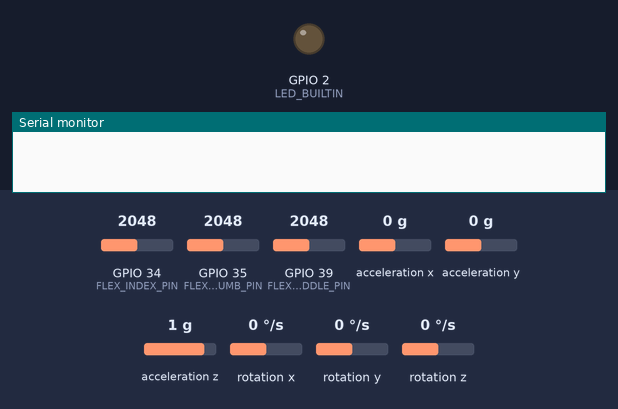
Bench run of a sketch on a simulated ESP32. Shown: output pins drawn as LEDs (lit = HIGH), the last lines printed to the serial monitor. Wiring (inferred from the names in the program): MPU-6050 motion sensor at I2C address 0x68. Dashed ring = blinking. The test bench sets the inputs (shaded band); at power-on: GPIO 34 (FLEX_INDEX_PIN) = 2048, GPIO 35 (FLEX_THUMB_PIN) = 2048, GPIO 39 (FLEX_MIDDLE_PIN) = 2048, acceleration x 0 g, acceleration y 0 g, acceleration z 1 g, rotation x 0 °/s, rotation y 0 °/s, rotation z 0 °/s (analog values on the 0–4095 scale). WiFi joins after 1.5 s; servers stay silent unless stated; random numbers use the default seed unless the sketch sets one; no MQTT or app messages arrive unless stated.

Above: at 0.0 s.
At 1.9 s:
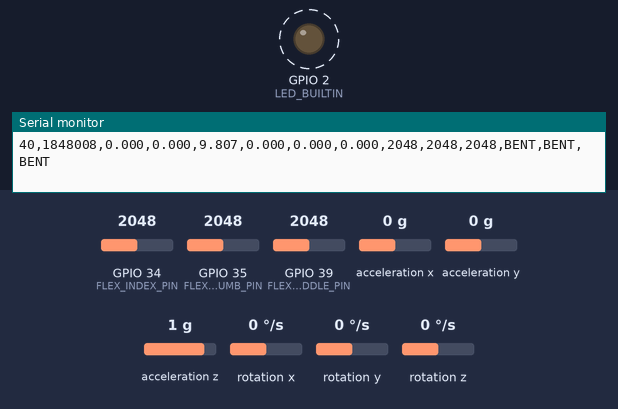
2.3 s: GPIO 34 (FLEX_INDEX_PIN) set to 1841
At 3.7 s:
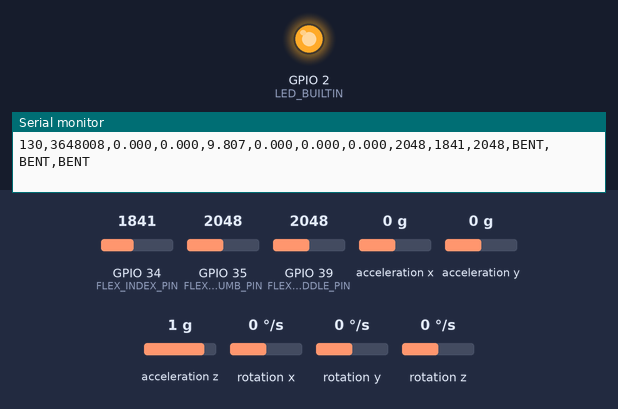
4.0 s: GPIO 34 (FLEX_INDEX_PIN) set to 1749
5.7 s: GPIO 35 (FLEX_THUMB_PIN) set to 1549
7.2 s: GPIO 35 (FLEX_THUMB_PIN) set to 1437
8.9 s: GPIO 39 (FLEX_MIDDLE_PIN) set to 1822
10.4 s: GPIO 39 (FLEX_MIDDLE_PIN) set to 1737
Timing chart, 0 to 13.1 s (numbered marks = the images above; inputs shaded):
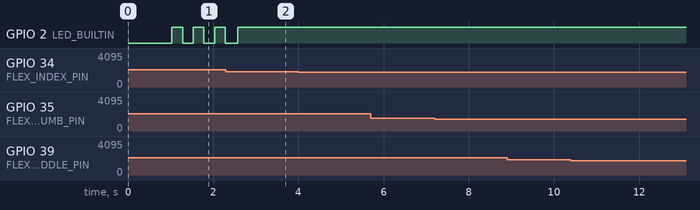

The sketch:

MBF_v1.ino
```cpp
#include <Arduino.h>
#include <Wire.h>

#include <WiFi.h>
#include <PubSubClient.h>
#include <esp_timer.h>
#include <esp_system.h>

// ============================================================
// USER SETTINGS
// ============================================================

const char WIFI_SSID[]     = "Nitin";
const char WIFI_PASSWORD[] = "CHANGE_ME_PRIVATE";

const char MQTT_BROKER_IP[] = "172.20.10.2";

const uint16_t MQTT_BROKER_PORT = 1883;

#define DEVICE_ID "glove"

const char MOTION_TOPIC[]       = "sensor/glove/gesture";
const char CONNECTION_TOPIC[]   = "status/" DEVICE_ID "/connection";

const char CONNECTION_ONLINE_PAYLOAD[] =
    "{\"type\":\"connection_status\",\"state\":\"ONLINE\"}";

const char CONNECTION_OFFLINE_PAYLOAD[] =
    "{\"type\":\"connection_status\",\"state\":\"OFFLINE\"}";


const uint8_t MPU_ADDRESS = 0x68;

const int FLEX_THUMB_PIN  = 35;  // A3 -- physical wiring
const int FLEX_INDEX_PIN  = 34;  // A2
const int FLEX_MIDDLE_PIN = 39;  // A1

// Thresholds are 12-bit raw ADC counts
const uint16_t FLEX_THUMB_BENT_THRESHOLD  = 1500; // Mounted-glove fist low was 1612; straight releases stayed below 1401.
const uint16_t FLEX_INDEX_BENT_THRESHOLD  = 1800;
const uint16_t FLEX_MIDDLE_BENT_THRESHOLD = 1800;
// Set a finger to false if its readings DECREASE when bending.
const bool FLEX_THUMB_BEND_INCREASES  = true;
const bool FLEX_INDEX_BEND_INCREASES  = true;
const bool FLEX_MIDDLE_BEND_INCREASES = true;
const uint16_t FLEX_HYSTERESIS = 20; // Release margin in ADC counts and avoids flicker.
const bool PUBLISH_FLEX_RAW = true; // Set false after calibration

const uint32_t SAMPLE_PERIOD_MS       = 20;  // 50 Hz
const uint32_t MQTT_RETRY_MS          = 5000;

// ============================================================
// SAMPLE QUEUE
// ============================================================

// Main stream keeps the existing fields; collection labels and quality are additive.
const char COLLECTION_CONTROL_TOPIC[] = "collection/glove/control";
const char COLLECTION_ACK_TOPIC[] = "collection/glove/ack";
const char HARDWARE_PROFILE[] = "mpu6050_16g_2000dps_21hz_flex8avg_50hz_v1";
struct CollectionState {
  char session[17];
  uint16_t trial;
  uint64_t startUs, endUs;
};
CollectionState collectionState = {};
portMUX_TYPE collectionMux = portMUX_INITIALIZER_UNLOCKED;
char bootID[9];
bool imuConfigured = false;

struct SensorSample {
  uint32_t sequence;
  uint64_t timestampUs;

  float ax;
  float ay;
  float az;

  float gx;
  float gy;
  float gz;

  uint16_t thumb;
  uint16_t index;
  uint16_t middle;
  bool thumbBent;
  bool indexBent;
  bool middleBent;

  bool mpuValid;
  int16_t imuRaw[6];
  uint8_t flexRailMask;
  uint32_t imuErrors, queueDropped;
  char collectionSession[17];
  uint16_t collectionTrial;
  uint32_t collectionElapsedMs;
};

uint32_t imuErrorCount = 0;
uint32_t queueDropCount = 0;

bool readMPURegisters(uint8_t reg, uint8_t *buffer, uint8_t count) {
  Wire.beginTransmission(MPU_ADDRESS); Wire.write(reg);
  if (Wire.endTransmission(false) != 0) return false;
  if (Wire.requestFrom(MPU_ADDRESS, count, true) != count) {
    while (Wire.available()) Wire.read();
    return false;
  }
  for (uint8_t i = 0; i < count; ++i) buffer[i] = Wire.read();
  return true;
}
bool writeMPURegister(uint8_t reg, uint8_t value) {
  Wire.beginTransmission(MPU_ADDRESS); Wire.write(reg); Wire.write(value);
  return Wire.endTransmission()==0;
}
bool configureMPU() {
  uint8_t who;
  if (!readMPURegisters(0x75,&who,1) || who!=0x68) return false;
  // Checked writes avoid an unbounded library reset-poll on a failing I2C bus.
  // +/-16 g, +/-2000 deg/s, 21 Hz DLPF; output data is sampled by this sketch at 50 Hz.
  if (!(writeMPURegister(0x6B,0x01) && writeMPURegister(0x6C,0x00) &&
        writeMPURegister(0x1A,0x04) && writeMPURegister(0x19,0x04) &&
        writeMPURegister(0x1B,0x18) && writeMPURegister(0x1C,0x18))) return false;
  uint8_t ranges[2];
  return readMPURegisters(0x1B,ranges,2) && (ranges[0]&0x18)==0x18 && (ranges[1]&0x18)==0x18;
}
bool readCheckedIMU(SensorSample &sample) {
  uint8_t bytes[14];
  if (!imuConfigured || !readMPURegisters(0x3B, bytes, sizeof(bytes))) return false;
  int16_t values[7];
  for (int i = 0; i < 7; ++i) values[i] = (int16_t)((uint16_t(bytes[2*i]) << 8) | bytes[2*i+1]);
  sample.imuRaw[0]=values[0]; sample.imuRaw[1]=values[1]; sample.imuRaw[2]=values[2];
  sample.imuRaw[3]=values[4]; sample.imuRaw[4]=values[5]; sample.imuRaw[5]=values[6];
  sample.ax=values[0]*9.80665f/2048.0f; sample.ay=values[1]*9.80665f/2048.0f; sample.az=values[2]*9.80665f/2048.0f;
  sample.gx=values[4]*0.01745329252f/16.4f; sample.gy=values[5]*0.01745329252f/16.4f; sample.gz=values[6]*0.01745329252f/16.4f;
  return true;
}


QueueHandle_t sampleQueue;

uint32_t sequenceNumber = 0;

// ============================================================
// NETWORK
// ============================================================

WiFiClient wifiClient;
PubSubClient mqtt(wifiClient);

void collectionCommand(char *, byte *payload, unsigned int length) {
  if (length == 0 || length >= 100) return;
  char text[100], session[17], extra;
  memcpy(text,payload,length);text[length]='\0';
  unsigned int trial,duration;
  if (sscanf(text,"GO %16s %u %u %c",session,&trial,&duration,&extra)==3 &&
      strlen(session)==16 && trial>=1 && trial<=60000 && duration>=1000 && duration<=30000) {
    for (char *p=session;*p;++p) if (!isxdigit((unsigned char)*p)) return;
    uint64_t now=esp_timer_get_time();bool accepted;
    CollectionState snapshot;
    portENTER_CRITICAL(&collectionMux);
    if (!strcmp(session,collectionState.session) && trial==collectionState.trial) accepted=true;
    else if (now<collectionState.endUs) accepted=false;
    else {strcpy(collectionState.session,session);collectionState.trial=trial;
      collectionState.startUs=now;collectionState.endUs=now+uint64_t(duration)*1000;accepted=true;}
    snapshot=collectionState;
    portEXIT_CRITICAL(&collectionMux);
    char ack[230];
    snprintf(ack,sizeof(ack),"{\"boot\":\"%s\",\"session\":\"%s\",\"trial\":%u,\"accepted\":%s,\"start_us\":%llu,\"end_us\":%llu}",
      bootID,snapshot.session,snapshot.trial,accepted?"true":"false",
      (unsigned long long)snapshot.startUs,(unsigned long long)snapshot.endUs);
    mqtt.publish(COLLECTION_ACK_TOPIC,ack,false);
  } else if (sscanf(text,"STOP %16s %c",session,&extra)==1) {
    portENTER_CRITICAL(&collectionMux);
    if (!strcmp(session,collectionState.session)) collectionState.endUs=esp_timer_get_time();
    portEXIT_CRITICAL(&collectionMux);
  }
}

void forceMqttReconnect() {
  // Stop the TCP socket immediately. Do not call mqtt.disconnect()
  // here because it attempts another write on a possibly dead socket.
  wifiClient.stop();
  digitalWrite(LED_BUILTIN, LOW);
}

// ============================================================
// SENSOR FUNCTIONS
// ============================================================

int readFlex(int pin) {
  // Dummy read to let the ADC settle after changing channels. (discard one reading and allow settling)
  analogRead(pin);
  delayMicroseconds(200);
  uint32_t total = 0;
  for (int i = 0; i < 8; ++i) total += analogRead(pin); // average eight consecutive ADC readings per finger to reduce noise before applying the threshold
  return total / 8;
}


bool updateFlexBent(uint16_t reading, uint16_t threshold,
                           bool increases, uint16_t margin, bool wasBent) {
  const int value=reading, limit=threshold, gap=margin;
  if (increases) return wasBent ? value>=limit-gap : value>=limit;
  return wasBent ? value<=limit+gap : value<=limit;
}

const char *flexState(bool bent) {
  return bent ? "BENT" : "NOT_BENT";
}

// ============================================================
// MQTT PUBLISHING
// ============================================================

bool publishSensorSample(const SensorSample &sample) {
  char payload[1100];
  char extraFields[620];
  snprintf(extraFields,sizeof(extraFields),
    ",\"boot_id\":\"%s\",\"hardware_profile\":\"%s\",\"sample_hz\":50,\"accel_range_g\":16,\"gyro_range_deg_s\":2000,"
    "\"imu_raw\":[%d,%d,%d,%d,%d,%d],\"quality\":{\"flex_rail_mask\":%u,\"imu_errors\":%lu,\"queue_dropped\":%lu},"
    "\"collection\":{\"session\":\"%s\",\"trial\":%u,\"elapsed_ms\":%lu},\"rssi_dbm\":%d",
    bootID,HARDWARE_PROFILE,sample.imuRaw[0],sample.imuRaw[1],sample.imuRaw[2],sample.imuRaw[3],sample.imuRaw[4],sample.imuRaw[5],
    sample.flexRailMask,(unsigned long)sample.imuErrors,(unsigned long)sample.queueDropped,sample.collectionSession,
    sample.collectionTrial,(unsigned long)sample.collectionElapsedMs,WiFi.RSSI());
  char rawFields[100] = "";
  if (PUBLISH_FLEX_RAW) {
    snprintf(rawFields, sizeof(rawFields),
      ",\"flex_raw\":{\"thumb\":%u,\"index\":%u,\"middle\":%u}",
      unsigned(sample.thumb), unsigned(sample.index), unsigned(sample.middle));
  }

  int length = snprintf(
    payload,
    sizeof(payload),
    "{"
      "\"type\":\"hand_sample\","
      "\"seq\":%lu,"
      "\"timestamp_us\":%llu,"
      "\"imu\":{"
        "\"ax\":%.3f,"
        "\"ay\":%.3f,"
        "\"az\":%.3f,"
        "\"gx\":%.3f,"
        "\"gy\":%.3f,"
        "\"gz\":%.3f,"
        "\"valid\":%s"
      "},"
      "\"flex\":{"
        "\"thumb\":\"%s\","
        "\"index\":\"%s\","
        "\"middle\":\"%s\""
      "}%s%s"
    "}",
    (unsigned long)sample.sequence,
    (unsigned long long)sample.timestampUs,
    sample.ax,
    sample.ay,
    sample.az,
    sample.gx,
    sample.gy,
    sample.gz,
    sample.mpuValid ? "true" : "false",
    flexState(sample.thumbBent),
    flexState(sample.indexBent),
    flexState(sample.middleBent),
    rawFields,
    extraFields
  );

  if (length <= 0 || length >= (int)sizeof(payload)) {
    return false;
  }

  return mqtt.publish(
    MOTION_TOPIC,
    reinterpret_cast<const uint8_t *>(payload),
    length,
    false
  );
}

// ============================================================
// NETWORK TASK
// Runs separately so reconnection does not stop 50 Hz sampling.
// ============================================================

void networkTask(void *parameter) {
  uint32_t wifiAttemptStarted = 0;
  uint32_t lastMqttAttempt = 0;
  uint32_t lastStatusPrint = 0;
  uint32_t lastLedToggle = 0;

  bool previousWiFiConnected = false;
  bool ledState = false;

  WiFi.persistent(false);
  WiFi.mode(WIFI_STA);
  WiFi.setAutoReconnect(true);

  // Reliability-first setting for this test.
  WiFi.setSleep(false);

  mqtt.setServer(MQTT_BROKER_IP, MQTT_BROKER_PORT);
  mqtt.setCallback(collectionCommand);
  if (!mqtt.setBufferSize(1536)) {
    Serial.println("# ERROR: MQTT buffer allocation failed");
    while (true) vTaskDelay(pdMS_TO_TICKS(1000));
  }
  // Detect a dead broker connection within roughly 5-10 seconds.
  mqtt.setKeepAlive(5);
  mqtt.setSocketTimeout(1);

  // Start the first Wi-Fi attempt immediately.
  Serial.println("# Starting Wi-Fi");
  WiFi.begin(WIFI_SSID, WIFI_PASSWORD);
  wifiAttemptStarted = millis();

  for (;;) {
    uint32_t now = millis();
    bool wifiConnected =
        WiFi.status() == WL_CONNECTED;

    if (!wifiConnected) {
      if (previousWiFiConnected) {
        previousWiFiConnected = false;
        forceMqttReconnect();
      }

      // Fast LED blink: Wi-Fi is disconnected.
      if (now - lastLedToggle >= 250) {
        lastLedToggle = now;
        ledState = !ledState;
        digitalWrite(LED_BUILTIN, ledState);
      }

      // Print diagnostic status every five seconds.
      if (now - lastStatusPrint >= 5000) {
        lastStatusPrint = now;

        Serial.print("# Wi-Fi waiting, status=");
        Serial.println(WiFi.status());
      }

      // Give each attempt 20 seconds before restarting it.
      if (now - wifiAttemptStarted >= 20000) {
        Serial.println("# Restarting Wi-Fi attempt");

        WiFi.disconnect(false);
        vTaskDelay(pdMS_TO_TICKS(250));

        WiFi.begin(WIFI_SSID, WIFI_PASSWORD);
        wifiAttemptStarted = millis();
      }
    } else {
      if (!previousWiFiConnected) {
        previousWiFiConnected = true;

        // Wi-Fi may have recovered while an old TCP socket remained.
        // Always begin this Wi-Fi session with a clean MQTT transport.
        forceMqttReconnect();

        Serial.print("# Wi-Fi connected, IP=");
        Serial.println(WiFi.localIP());

        Serial.print("# Wi-Fi RSSI=");
        Serial.println(WiFi.RSSI());

        // Permit an immediate MQTT attempt.
        lastMqttAttempt = now - MQTT_RETRY_MS;
      }

      if (!mqtt.connected()) {
        // Slow LED blink: Wi-Fi works, MQTT does not.
        if (now - lastLedToggle >= 1000) {
          lastLedToggle = now;
          ledState = !ledState;
          digitalWrite(LED_BUILTIN, ledState);
        }

        if (now - lastMqttAttempt >= MQTT_RETRY_MS) {
          lastMqttAttempt = now;

          String clientId =
              String(DEVICE_ID) + "-" +
              String(
                (uint32_t)ESP.getEfuseMac(),
                HEX
              );

          Serial.print("# MQTT connection attempt to ");
          Serial.println(MQTT_BROKER_IP);

          if (mqtt.connect(
                clientId.c_str(),
                CONNECTION_TOPIC,
                1,
                true,
                CONNECTION_OFFLINE_PAYLOAD)) {

            if (mqtt.subscribe(COLLECTION_CONTROL_TOPIC,1) && mqtt.publish(
                  CONNECTION_TOPIC,
                  CONNECTION_ONLINE_PAYLOAD,
                  true)) {

              // Offline samples are stale by the time the link returns.
              xQueueReset(sampleQueue);


              Serial.println("# MQTT connected");
            } else {
              Serial.println("# MQTT online publish failed");
              forceMqttReconnect();
            }
          } else {
            Serial.print("# MQTT failed, state=");
            Serial.println(mqtt.state());
          }
        }
      } else {
        // mqtt.loop() detects keep-alive and broker failures.
        // A failure must close the socket so the next pass reconnects.
        if (!mqtt.loop()) {
          forceMqttReconnect();
          vTaskDelay(pdMS_TO_TICKS(20));
          continue;
        }

        // Publish at most one sample per task pass. The task runs every
        // 2 ms while samples arrive every 20 ms, so this keeps up without
        // issuing a burst of blocking writes after a link failure.
        SensorSample sample;

        if (xQueueReceive(
              sampleQueue,
              &sample,
              0) == pdTRUE) {

          if (!publishSensorSample(sample)) {
            forceMqttReconnect();
            vTaskDelay(pdMS_TO_TICKS(20));
            continue;
          }
        }

        // Solid LED only after this pass completed successfully.
        digitalWrite(LED_BUILTIN, HIGH);
        ledState = true;
      }
    }

    vTaskDelay(pdMS_TO_TICKS(2));
  }
}

// ============================================================
// SETUP
// ============================================================

void setup() {
  Serial.begin(115200);
  delay(1000);

  pinMode(LED_BUILTIN, OUTPUT);
  digitalWrite(LED_BUILTIN, LOW);

  Wire.begin(21, 22); // starts I2C
  Wire.setClock(100000); // i2c digital bus speed 100k
  Wire.setTimeOut(20);
  snprintf(bootID,sizeof(bootID),"%08lx",(unsigned long)esp_random());

  analogReadResolution(12); // adc using 12 bits, counter from 0 to 4095

  analogSetPinAttenuation( // allow the ADC to measure wider input voltages
    FLEX_THUMB_PIN,
    ADC_11db
  );

  analogSetPinAttenuation(
    FLEX_INDEX_PIN,
    ADC_11db
  );

  analogSetPinAttenuation(
    FLEX_MIDDLE_PIN,
    ADC_11db
  );


  pinMode(FLEX_THUMB_PIN, INPUT); // set the pins as inputs
  pinMode(FLEX_INDEX_PIN, INPUT);
  pinMode(FLEX_MIDDLE_PIN, INPUT);

  imuConfigured=configureMPU();
  if (!imuConfigured) Serial.println("# MPU unavailable; publishing invalid readings and retrying without blocking Wi-Fi.");

  sampleQueue =
      xQueueCreate(100, sizeof(SensorSample));

  if (sampleQueue == nullptr) {
    Serial.println("# ERROR: sample queue creation failed");

    while (true) {
      delay(100);
    }
  }

  Serial.println("# Glove IMU/flex MQTT ready (microphone moved to collar)");
  Serial.println("# Flex pins: thumb=GPIO35 index=GPIO34 middle=GPIO39");
  Serial.printf("# CALIBRATE: thresholds thumb=%u index=%u middle=%u; release margin=%u\n",
    unsigned(FLEX_THUMB_BENT_THRESHOLD), unsigned(FLEX_INDEX_BENT_THRESHOLD),
    unsigned(FLEX_MIDDLE_BENT_THRESHOLD), unsigned(FLEX_HYSTERESIS));
  Serial.println(
    "# seq,time_us,ax,ay,az,gx,gy,gz,"
    "thumb_raw,index_raw,middle_raw,thumb_state,index_state,middle_state; IMU units m/s^2 and rad/s"
  );

  if (xTaskCreatePinnedToCore(
        networkTask,
        "networkTask",
        8192,
        nullptr,
        1,
        nullptr,
        0) != pdPASS) {
    Serial.println("# ERROR: network task creation failed");
    while (true) {
      delay(100);
    }
  }

  if (xTaskCreatePinnedToCore(
        sensorTask,
        "sensorTask",
        4096,
        nullptr,
        2,
        nullptr,
        1) != pdPASS) {
    Serial.println("# ERROR: sensor task creation failed");
    while (true) {
      delay(100);
    }
  }
}

// ============================================================
// 50 HZ SENSOR TASK
// ============================================================

void sensorTask(void *parameter) {
  // State belongs to this task and travels with its sampled readings in the queue.
  bool thumbBent=false, indexBent=false, middleBent=false;
  uint32_t lastMPURetry=millis();
  TickType_t lastWakeTime = xTaskGetTickCount();
  const TickType_t samplePeriod =
      pdMS_TO_TICKS(SAMPLE_PERIOD_MS);

  for (;;) {
    vTaskDelayUntil(&lastWakeTime, samplePeriod);

    SensorSample sample = {};
    sample.sequence=sequenceNumber++;
    sample.timestampUs=esp_timer_get_time();
    CollectionState capture;
    portENTER_CRITICAL(&collectionMux);capture=collectionState;portEXIT_CRITICAL(&collectionMux);
    memcpy(sample.collectionSession,capture.session,sizeof(sample.collectionSession));
    if (capture.trial && sample.timestampUs>=capture.startUs && sample.timestampUs<capture.endUs) {
      sample.collectionTrial=capture.trial;sample.collectionElapsedMs=(sample.timestampUs-capture.startUs)/1000;
    }
    if (!imuConfigured && millis()-lastMPURetry>=2000) {lastMPURetry=millis();imuConfigured=configureMPU();}
    // Checked burst read replaces the old unconditional Adafruit getEvent valid flag.
    bool mpuReadOk=readCheckedIMU(sample);
    if (!mpuReadOk) {++imuErrorCount;imuConfigured=false;}
    sample.imuErrors=imuErrorCount;sample.queueDropped=queueDropCount;

    sample.thumb  = readFlex(FLEX_THUMB_PIN);
    sample.index  = readFlex(FLEX_INDEX_PIN);
    sample.middle = readFlex(FLEX_MIDDLE_PIN);
    // Preserve raw fault evidence. Do not turn an ADC rail spike into a bend transition.
    sample.flexRailMask=(sample.thumb<=20 || sample.thumb>=4075 ? 1 : 0) |
                        (sample.index<=20 || sample.index>=4075 ? 2 : 0) |
                        (sample.middle<=20 || sample.middle>=4075 ? 4 : 0);
    if (!(sample.flexRailMask & 1)) thumbBent = updateFlexBent(sample.thumb, FLEX_THUMB_BENT_THRESHOLD,
      FLEX_THUMB_BEND_INCREASES, FLEX_HYSTERESIS, thumbBent);
    if (!(sample.flexRailMask & 2)) indexBent = updateFlexBent(sample.index, FLEX_INDEX_BENT_THRESHOLD,
      FLEX_INDEX_BEND_INCREASES, FLEX_HYSTERESIS, indexBent);
    if (!(sample.flexRailMask & 4)) middleBent = updateFlexBent(sample.middle, FLEX_MIDDLE_BENT_THRESHOLD,
      FLEX_MIDDLE_BEND_INCREASES, FLEX_HYSTERESIS, middleBent);
    sample.thumbBent = thumbBent;
    sample.indexBent = indexBent;
    sample.middleBent = middleBent;
    sample.mpuValid = mpuReadOk;


    // Never block sensor sampling because of networking.
    if (xQueueSend(sampleQueue, &sample, 0) != pdTRUE) {
      SensorSample discarded;

      // Real-time motion data should keep the newest sample.
      if (xQueueReceive(sampleQueue, &discarded, 0)==pdTRUE) ++queueDropCount;
      sample.queueDropped=queueDropCount;
      xQueueSend(sampleQueue, &sample, 0);
    }

    // Five updates/second makes calibration visible without printing at 50 Hz.
    if (sample.sequence % 10 == 0) {
      Serial.print(sample.sequence);
      Serial.print(",");
      Serial.print(
        (unsigned long long)sample.timestampUs
      );

      Serial.print(",");
      Serial.print(sample.ax, 3);
      Serial.print(",");
      Serial.print(sample.ay, 3);
      Serial.print(",");
      Serial.print(sample.az, 3);

      Serial.print(",");
      Serial.print(sample.gx, 3);
      Serial.print(",");
      Serial.print(sample.gy, 3);
      Serial.print(",");
      Serial.print(sample.gz, 3);

      Serial.print(",");
      Serial.print(sample.thumb);
      Serial.print(",");
      Serial.print(sample.index);
      Serial.print(",");
      Serial.print(sample.middle);
      Serial.print(",");
      Serial.print(flexState(sample.thumbBent));
      Serial.print(",");
      Serial.print(flexState(sample.indexBent));
      Serial.print(",");
      Serial.print(flexState(sample.middleBent));

      Serial.println();
    }
  }
}

void loop() {
  // Sensor and networking work runs in dedicated FreeRTOS tasks.
  vTaskDelay(pdMS_TO_TICKS(1000));
}
```
